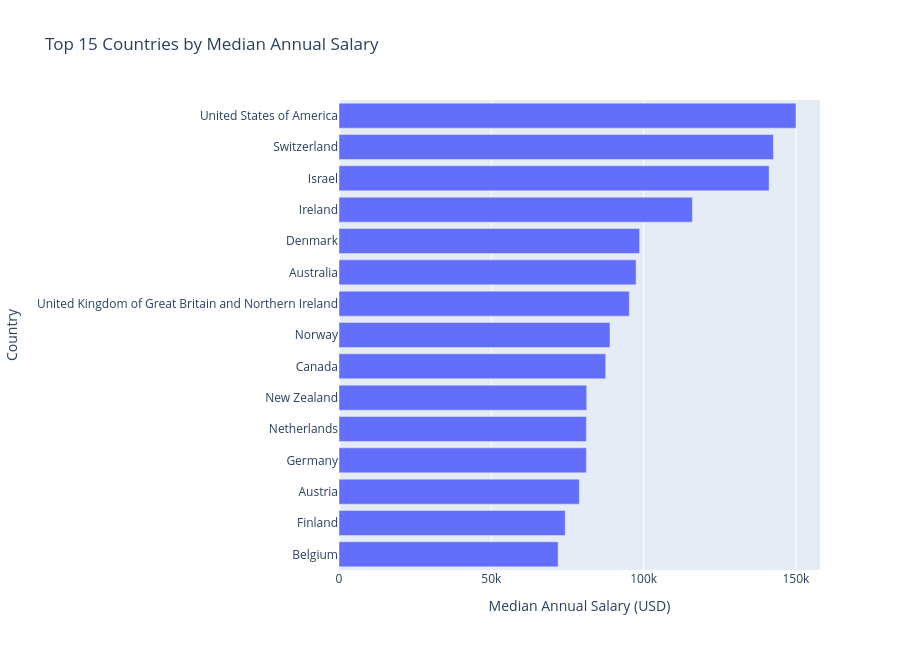

This figure's notebook cell:
### Markdown cell above
### 7.7 Visualizing Salary by Country

Visualize the top 15 countries by median annual compensation, considering only countries with at least 100 salary responses.

### Code cell
top_countries = country_salary_filtered.head(15)

fig = px.bar(
    top_countries,
    x='median',
    y='Country',
    orientation='h',
    title='Top 15 Countries by Median Annual Salary',
    labels={
        'median': 'Median Annual Salary (USD)',
        'Country': 'Country'
    },
    hover_data=['count']
)

fig.update_layout(
    yaxis={'categoryorder': 'total ascending'},
    height=650,
    margin=dict(l=230)
)

fig.show()

### Figure 1 — Plotly figure (JSON) as saved in the notebook; plotly's stock layout.template omitted (floating-point values rounded to 4 significant figures)
{"data": [{"customdata": [[5157], [413], [173], [151], [228], [566], [1466], [183], [908], [178], [2116], [611], [277], [189], [215]], "hovertemplate": "Median Annual Salary (USD)=%{x}<br>Country=%{y}<br>count=%{customdata[0]}<extra></extra>", "legendgroup": "", "marker": {"color": "#636efa", "pattern": {"shape": ""}}, "name": "", "orientation": "h", "showlegend": false, "textposition": "auto", "type": "bar", "x": [150000.0, 142600.0, 141200.0, 116000.0, 98680.0, 97510.0, 95300.0, 88940.0, 87550.0, 81320.0, 81210.0, 81210.0, 78890.0, 74250.0, 71930.0], "xaxis": "x", "y": ["United States of America", "Switzerland", "Israel", "Ireland", "Denmark", "Australia", "United Kingdom of Great Britain and Northern Ireland", "Norway", "Canada", "New Zealand", "Germany", "Netherlands", "Austria", "Finland", "Belgium"], "yaxis": "y"}], "layout": {"barmode": "relative", "height": 650, "legend": {"tracegroupgap": 0}, "margin": {"l": 230}, "title": {"text": "Top 15 Countries by Median Annual Salary"}, "xaxis": {"anchor": "y", "domain": [0, 1], "title": {"text": "Median Annual Salary (USD)"}}, "yaxis": {"anchor": "x", "categoryorder": "total ascending", "domain": [0, 1], "title": {"text": "Country"}}}}
